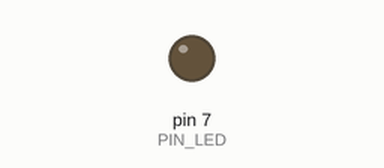
The sketch below on a simulated Arduino Uno, built with avr-gcc and run on an emulated ATmega328P. Parts: output pins drawn as LEDs (lit = HIGH). Dashed ring = blinking. At 2.1 s the program stops and its outputs stay as they are.

Above: at 0.5 s.
At 1.85 s:
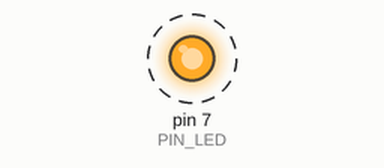
Timing chart, 0 to 3.0 s (numbered marks = the images above):
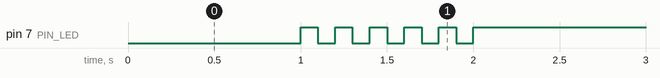

The sketch:

05_example_2.ino
```cpp
#define PIN_LED 7
bool toggle = 1;
void setup() {
  pinMode(PIN_LED, OUTPUT);
}

void loop() {
  digitalWrite(PIN_LED, LOW);
  delay(1000);
  digitalWrite(PIN_LED, HIGH);
  for(int i=0; i<=10; i++){
      digitalWrite(PIN_LED, toggle);
      delay(100);
      toggle = !toggle;

  }
  while(1) {}
}
```

Measured:
- by itself, pin 7 (PIN_LED): alternates HIGH for 0.10 s and LOW for 0.10 s, 11 changes in all, then stays HIGH
